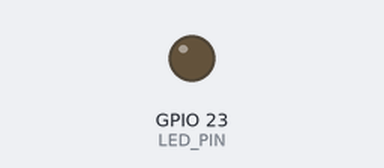
Recording of a program running on a simulated Raspberry Pi (BCM pin numbers). Parts: output pins drawn as LEDs (lit = HIGH).

Above: at 0.05 s.
At 2.3 s:
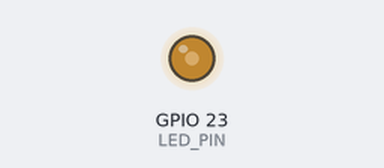
At 4.55 s:
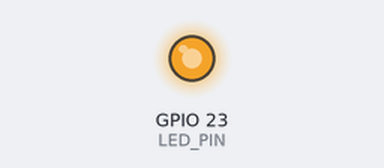
At 9.1 s:
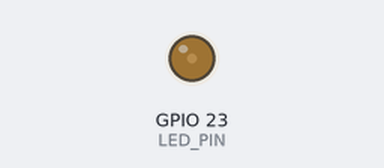
Timing chart, 0 to 13.0 s (numbered marks = the images above):
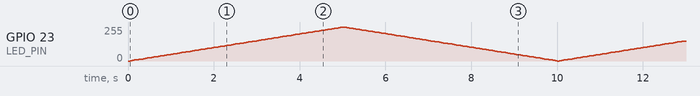

The program:

grad_led.py
```python
# grad_led.py

import wiringpi as pi
import time

LED_PIN = 23

pi.wiringPiSetupGpio()
pi.pinMode(LED_PIN, pi.OUTPUT)
pi.softPwmCreate(LED_PIN, 0, 100)

while True:
  value = 0
  while (value < 100):
    pi.softPwmWrite(LED_PIN, value)
    time.sleep(0.05)
    value = value + 1
  while (value > 0):
    pi.softPwmWrite(LED_PIN, value)
    time.sleep(0.05)
    value = value - 1
```
